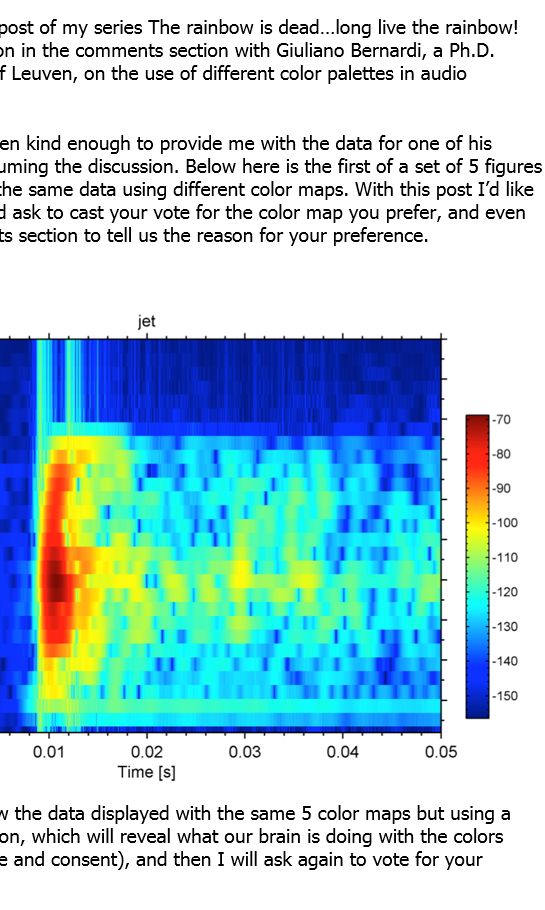
#> input picture stuff4matching_cmap_notebooks/test2.png, 545 x 910 px, found by its file name
$ jupyter execute identify_and_crop_map_in_amplitude_spectrum_image_touching_border.ipynb   (shell and % lines are left out)
#> lines starting #> are read from the running program, lines starting #| are printed output that depends on the picture; after the words box and inside, x2 and y2 are one past the last pixel; in counts of white or black regions, pixels touching at a corner belong together
#### Objective

With this workflow I import an image with a map, isolate the map using morphological operations. The resulting image is the input to a colormap recognition and data extration workflow.

#### Preliminaries - import main libraries

[cell 1]
import numpy as np
from scipy import ndimage as ndi
import matplotlib.pyplot as plt

from skimage import color, io
from skimage.morphology import disk, opening
from skimage.morphology import remove_small_objects

#### Import test image

[cell 2]
# import from url
url = 'https://github.com/mycarta/rainbowbot/raw/master/stuff4matching_cmap_notebooks/test2.png'
img = np.asarray(io.imread(url))[:,:,:3] # removing alpha channel

[cell 3]
# plot it
fig = plt.figure(figsize=(10,10))
ax = fig.add_subplot(111)
plt.imshow(img)
ax.xaxis.set_ticks([])
ax.yaxis.set_ticks([])
plt.show()
#fig.savefig('input.png', dpi=400, bbox_inches='tight', pad_inches=0)

#### Find the map

We want to eliminate both possibilities of ~black and ~nearly white border.

[cell 4]
binary = np.logical_and(color.rgb2gray(img) > 0.03, color.rgb2gray(img) < 0.97)
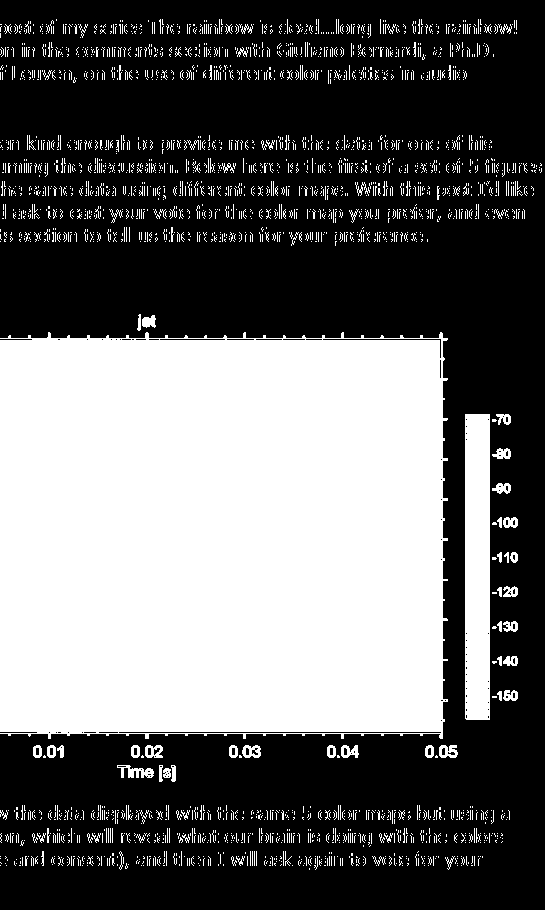
#> binary: shape (910, 545) bool; 40.5% white; 2540 white regions (2449 under 20 px), largest, box (x1, y1, x2, y2) and area: (0, 332, 448, 739) 175274, (465, 414, 490, 720) 7619, (117, 765, 154, 778) 258

# plot
fig = plt.figure(figsize=(10,10))
ax = fig.add_subplot(111)
plt.imshow(binary, cmap='gray')
ax.xaxis.set_ticks([])
ax.yaxis.set_ticks([])
plt.show()

#fig.savefig('binary.png', dpi=400, bbox_inches='tight', pad_inches=0)

#### Get largest element in the binary image and use it as a mask for the original image

First apply a light opening to separate possible small objects connected to the largest one (like tick marks).

[cell 5]
binary = opening(binary, disk(3))
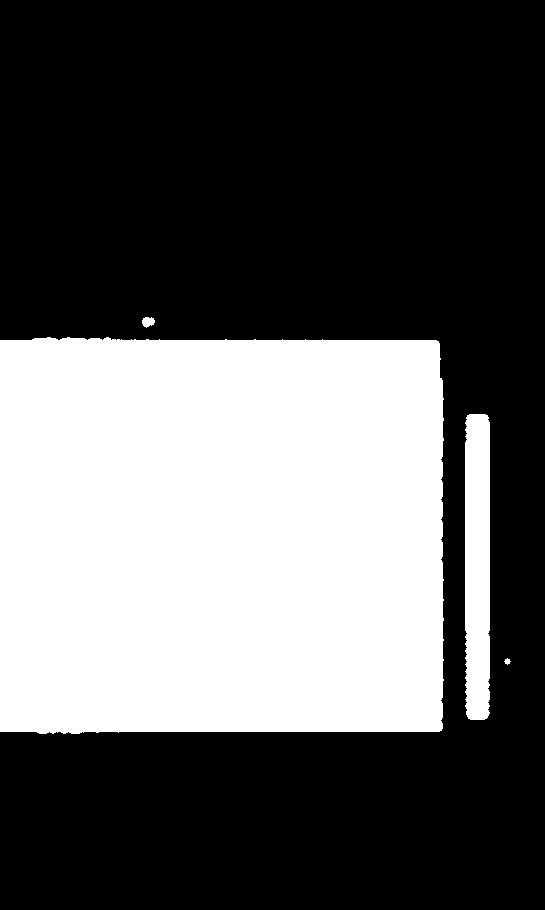
#> binary: shape (910, 545) bool; 36.6% white; 4 white regions, box (x1, y1, x2, y2) and area: (0, 337, 444, 734) 173740, (465, 414, 490, 720) 7465, (142, 317, 155, 328) 103, (504, 658, 511, 665) 29

# plot
fig = plt.figure(figsize=(10,10))
ax = fig.add_subplot(111)
plt.imshow(binary, cmap='gray')
ax.xaxis.set_ticks([])
ax.yaxis.set_ticks([])
plt.show()
binary.shape
#> Out = (910, 545)
#fig.savefig('binary.png', dpi=400, bbox_inches='tight', pad_inches=0)

Detect largest bright element in the binary image. Making the assumption it would be the map.
Eliminate everything else (text, colorbar, holes, etc.).

[cell 6]
# Label all white objects (made up of ones)
label_objects, nb_labels = ndi.label(binary) # ndimage.label actually labels 0 (background) as 0 and then
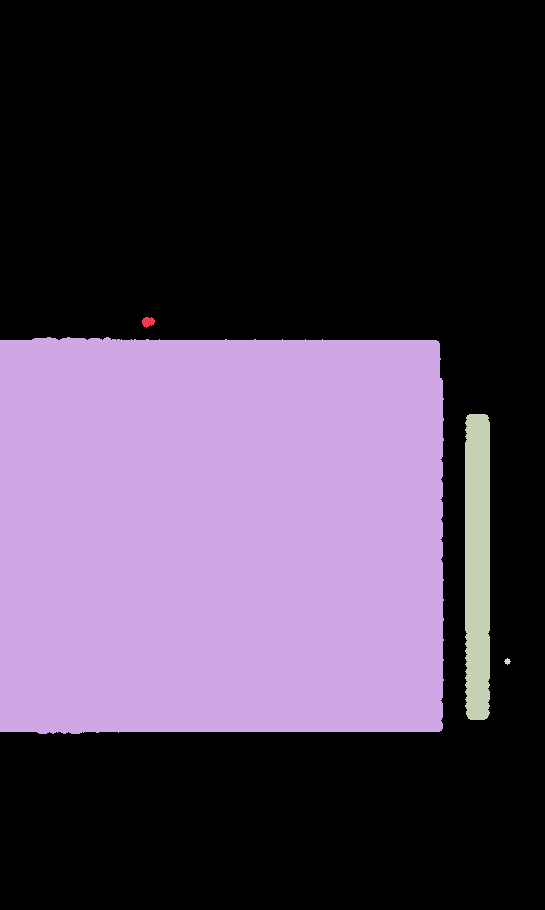
#> label_objects: shape (910, 545) int32; 5 distinct labels, from 0 to 4; one colour per label, 0 black
#> nb_labels = 4
                                                    # labels every nonzero object as 1, 2, ... n.

# Calculate every labeled object's size.
# np.bincount ignores whether input is an image or another type of array.
# It just calculates the binary sizes, including for the 0 (background).
sizes = np.bincount(label_objects.ravel())
#> sizes = [314613, 103, 173740, 7465, 29]

sizes[0] = 0    # This sets the size of the background to 0 so that if it happened to be larger than
                # the largest white object it would not matter

# Keep only largest object
binary_objects = remove_small_objects(binary, max(sizes))
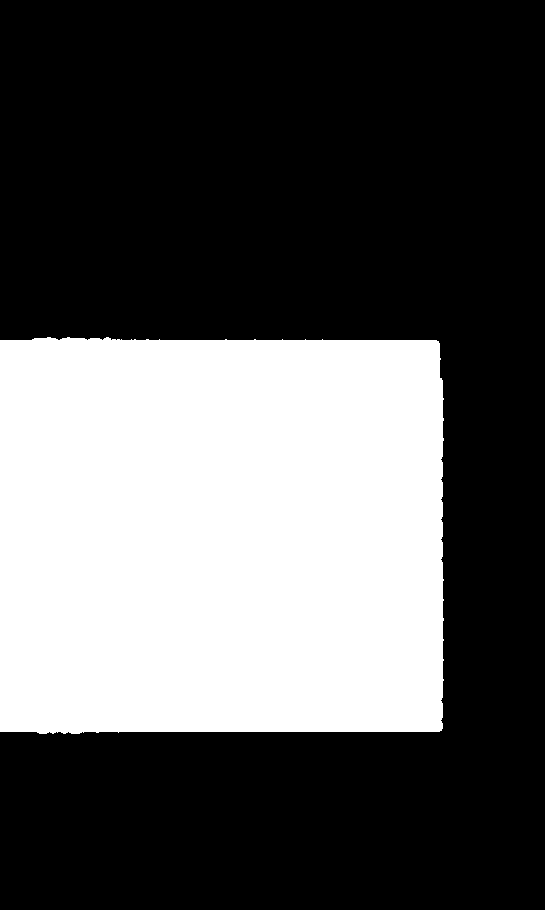
#> binary_objects: shape (910, 545) bool; 35% white; 1 white region, box (x1, y1, x2, y2) and area: (0, 337, 444, 734) 173740

[cell 7]
# plot
fig = plt.figure(figsize=(10,10))
ax = fig.add_subplot(111)
plt.imshow(binary_objects, cmap='gray')
ax.xaxis.set_ticks([])
ax.yaxis.set_ticks([])
plt.show()
#fig.savefig('onlylargest.png', dpi=400, bbox_inches='tight', pad_inches=0)

[cell 8]
# Remove holes from it (black regions inside white object)
binary_holes = ndi.morphology.binary_fill_holes(binary_objects)

[cell 9]
# plot
fig = plt.figure(figsize=(10,10))
ax = fig.add_subplot(111)
plt.imshow(binary_holes, cmap='gray')
ax.xaxis.set_ticks([])
ax.yaxis.set_ticks([])
plt.show()

#fig.savefig('noholes.png', dpi=400, bbox_inches='tight', pad_inches=0)

#### Mask and crop the original image

[cell 10]
# Convert cleaned binary image to a 3D array mask to use in next cell

mask3 = np.zeros(img.shape)
mask3[:,:,0] = binary_holes
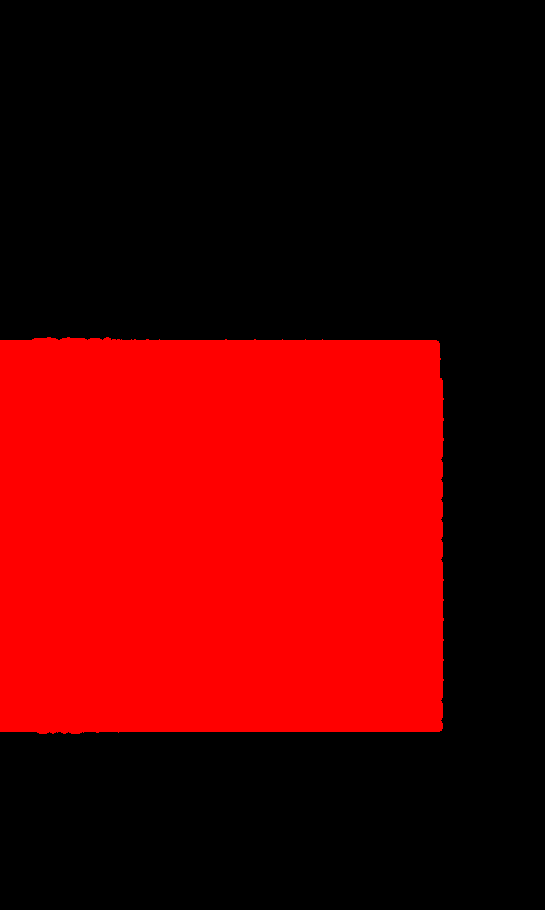
#> mask3: shape (910, 545, 3) float64; mean of channels 0, 1, 2 0.35, 0, 0; drawn as R, G, B
mask3[:,:,1] = binary_holes
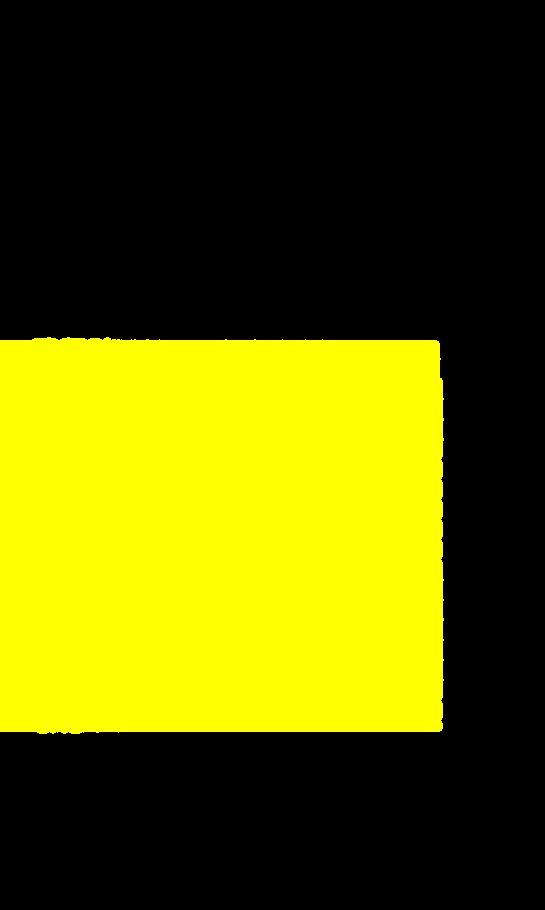
#> mask3: shape (910, 545, 3) float64; mean of channels 0, 1, 2 0.35, 0.35, 0; drawn as R, G, B
mask3[:,:,2] = binary_holes

[cell 11]
# Use the mask to get only the map in the original image
final = np.ma.masked_where(mask3 ==0, img)
final = final.filled(0)
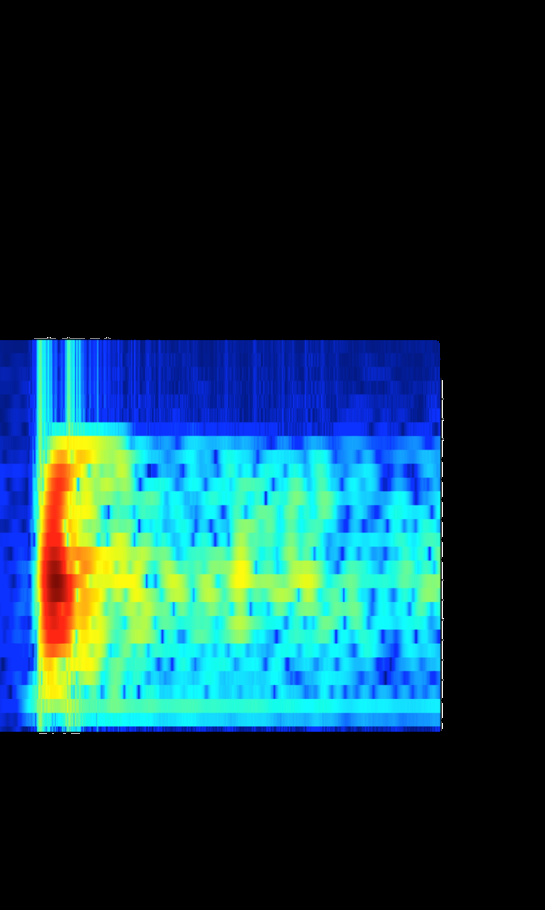
#> final: shape (910, 545, 3); mean R, G, B 19.3, 57.2, 66.9

[cell 12]
# plot
fig = plt.figure(figsize=(10,10))
ax = fig.add_subplot(111)
plt.imshow(final)
ax.xaxis.set_ticks([])
ax.yaxis.set_ticks([])
plt.show()

#fig.savefig('map.png', dpi=400, bbox_inches='tight', pad_inches=0)

#### Crop zero columns and zero rows

http://stackoverflow.com/a/14211727/1034648
or even better http://stackoverflow.com/a/31402351/1034648

[cell 13]
non_empty = np.where(final != 0)
final_crop = final[np.min(non_empty[0]) : np.max(non_empty[0]),
                   np.min(non_empty[1]) : np.max(non_empty[1])]
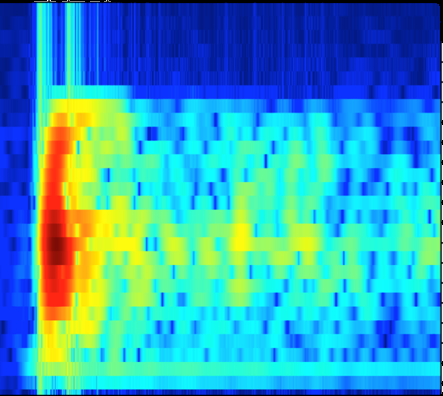
#> final_crop: shape (396, 443, 3); mean R, G, B 54.4, 161.6, 189.1

#plot
fig = plt.figure(figsize=(10,10))
ax = fig.add_subplot(111)
plt.imshow(final_crop)
ax.xaxis.set_ticks([])
ax.yaxis.set_ticks([])
plt.show()
#fig.savefig('crop.png', dpi=400, bbox_inches='tight', pad_inches=0)

$ run again, with stuff4matching_cmap_notebooks/test1.png copied over stuff4matching_cmap_notebooks/test2.png
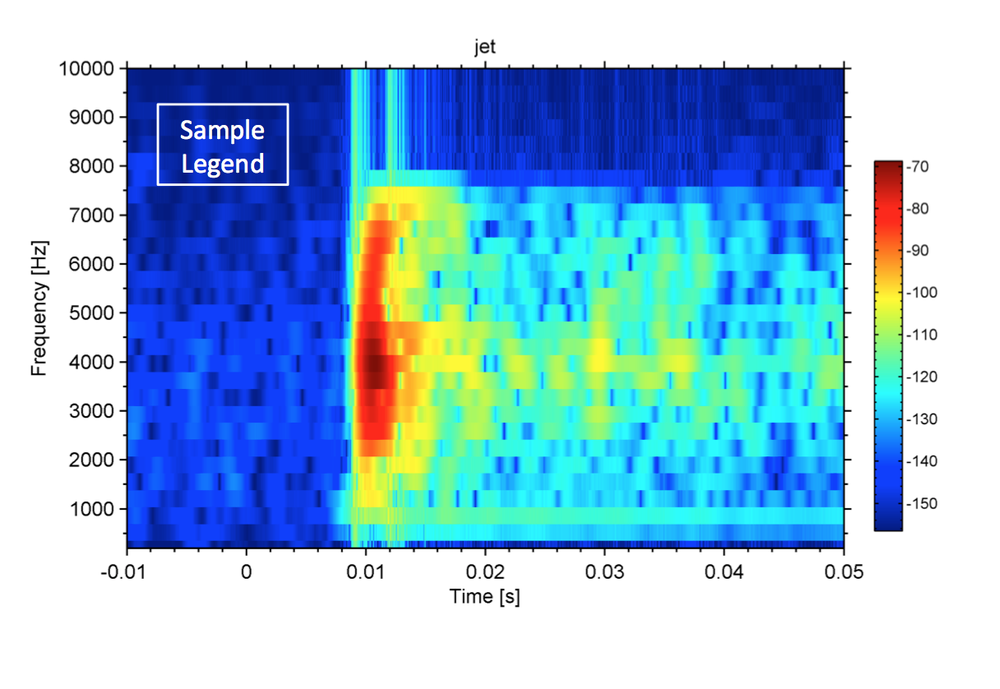
#> input picture stuff4matching_cmap_notebooks/test1.png, 1000 x 689 px, shrunk from 1216 x 838 before the run, found by its file name
#> `label_objects, nb_labels = ndi.label(binary)`:
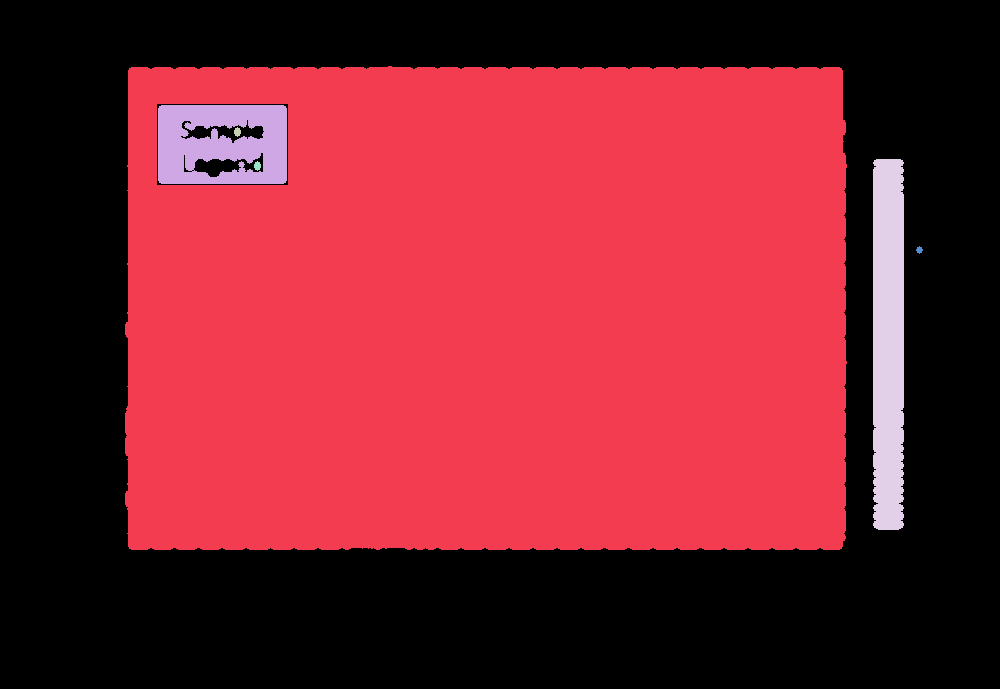
#> label_objects: shape (689, 1000) int32; 7 distinct labels, from 0 to 6; one colour per label, 0 black
#> nb_labels = 6
#> sizes = [333517, 335529, 8545, 50, 11273, 50, 36]
#> binary_objects: shape (689, 1000) bool; 48.7% white; 1 white region, box (x1, y1, x2, y2) and area: (125, 66, 847, 550) 335529
#> binary_holes: shape (689, 1000) bool; 50.2% white; 1 black region, box (x1, y1, x2, y2) and area: (0, 0, 1000, 689) 342860
#> `final_crop = final[np.min(non_empty[0]) : np.max(non_empty[0]), np.min..`:
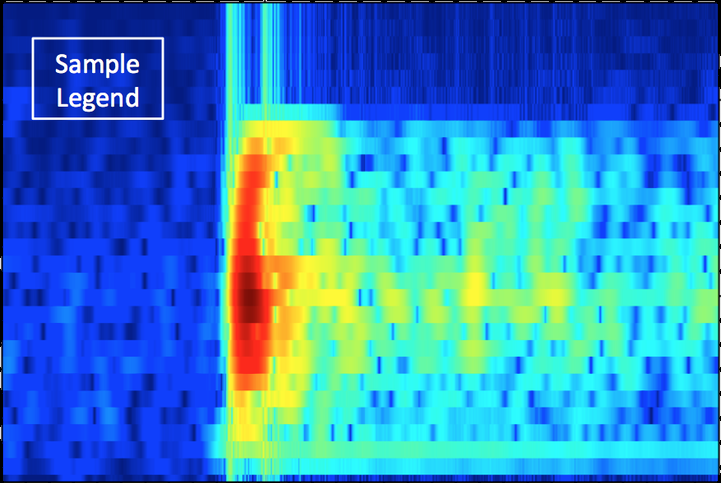
#> final_crop: shape (483, 721, 3); mean R, G, B 52.4, 137, 193.4

$ run again, with stuff4matching_cmap_notebooks/test3.PNG copied over stuff4matching_cmap_notebooks/test2.png
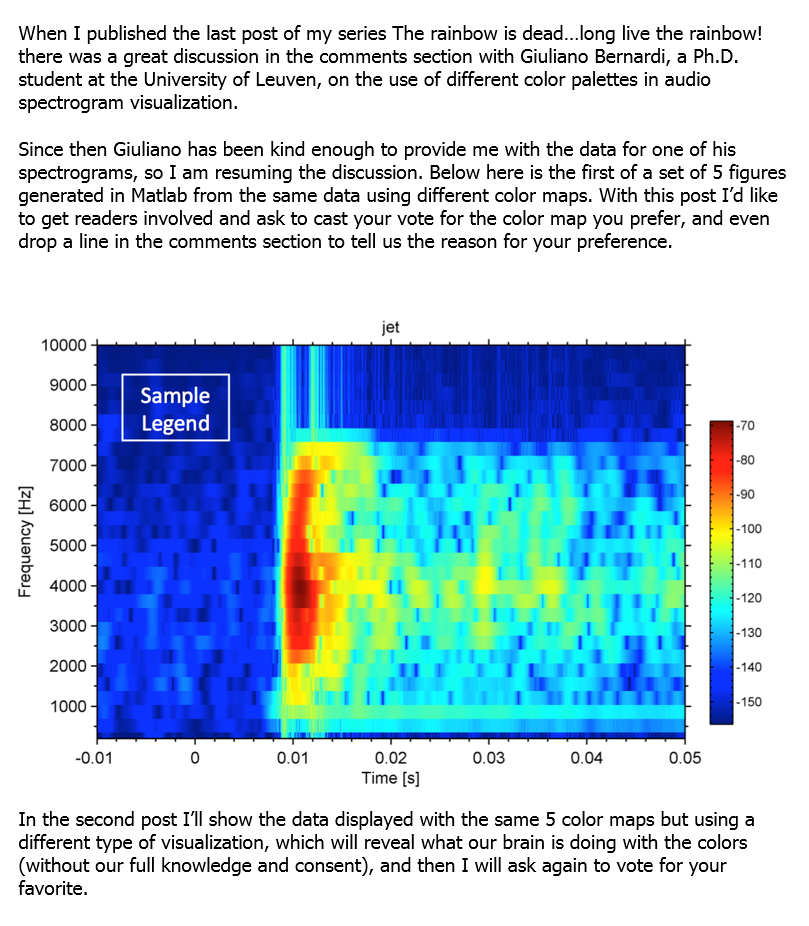
#> input picture stuff4matching_cmap_notebooks/test3.PNG, 809 x 926 px, found by its file name
#> `label_objects, nb_labels = ndi.label(binary)`:
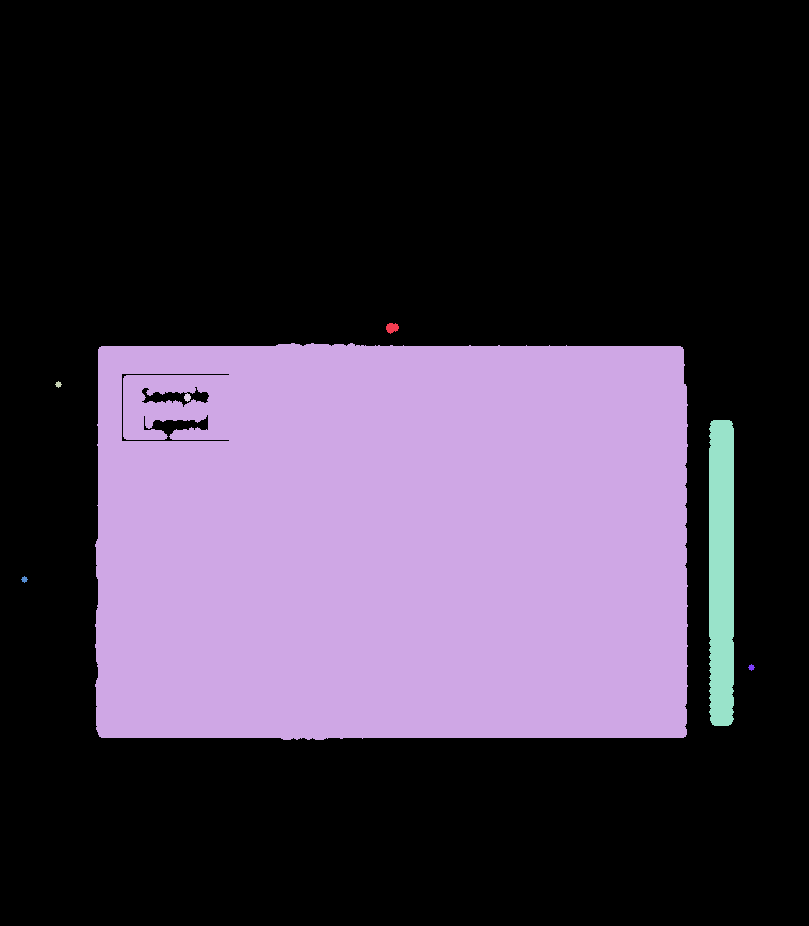
#> label_objects: shape (926, 809) int32; 8 distinct labels, from 0 to 7; one colour per label, 0 black
#> nb_labels = 7
#> sizes = [511638, 103, 229798, 29, 43, 7465, 29, 29]
#> binary_objects: shape (926, 809) bool; 30.7% white; 1 white region, box (x1, y1, x2, y2) and area: (95, 343, 688, 740) 229798
#> binary_holes: shape (926, 809) bool; 30.9% white; 1 white region, box (x1, y1, x2, y2) and area: (95, 343, 688, 740) 231269
#> `final_crop = final[np.min(non_empty[0]) : np.max(non_empty[0]), np.min..`:
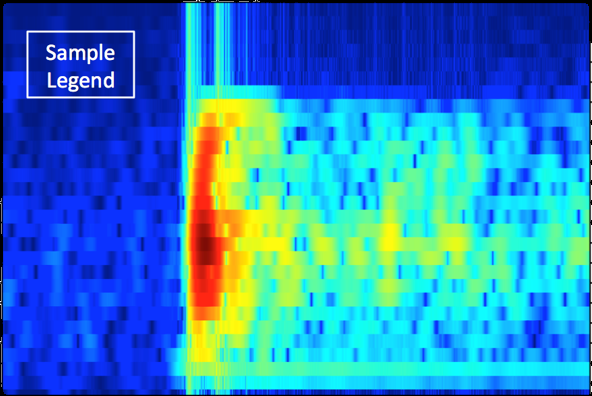
#> final_crop: shape (396, 592, 3); mean R, G, B 44.4, 133.2, 192.6
